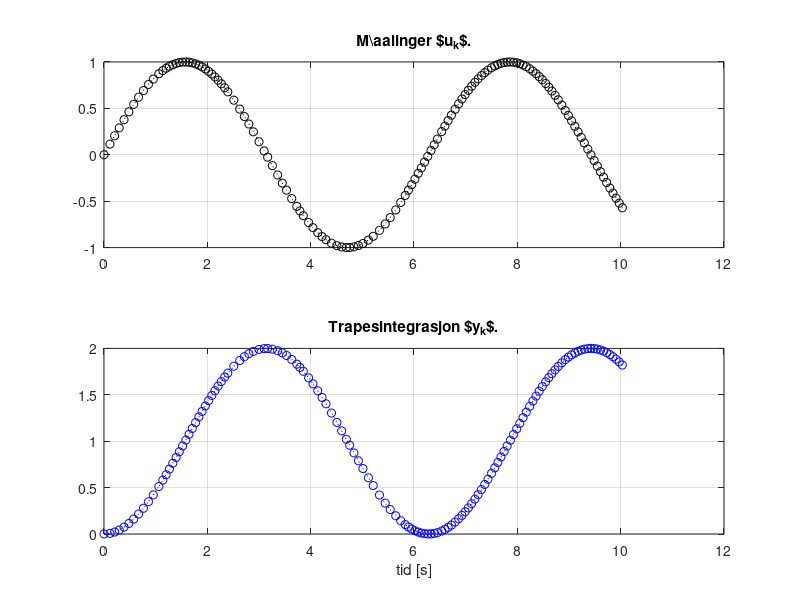

Here is the MATLAB script that generated this plot:
%% g) Numerisk integrasjon i sann tid

clear;clc;close all

% åpner figur
figure(1)

% Initialiseringer
t_slutt = 10;     % hvor lenge skal "eksperimentet" vare
k = 1;            % initialverdi indeks
stopp = 0;        % betingelse for while-løkken
noise = 0;        % skal målingene ha støy
pausetid = 0.4;   % hvor lang skal pausen i while-løkken være 

while ~stopp
    if k == 1
        % Starter stoppeklokke og setter initialverdi tid
        tic
        t(1) = 0;
       
        % Første måling
        u(1) = sin(t(1));

        % Initialverdi integrasjon
        y(1) = 0;
    else
        t(k) = toc;  % leser av stoppeklokke

        % Målingene u(k) blir gjort tilgjengelig underveis.
        u(k) = sin(t(k));  % måling

        if noise
            % legger på støy
            u(k) = u(k) + 0.05*randn;
        end

        % Numerisk integrasjon med trapesmetoden
        Ts = t(k)-t(k-1);
        y(k) = y(k-1) + 0.5*Ts*(u(k-1)+u(k));
    end

    % Plotter i "sann tid"
    subplot(2,1,1)
    plot(t,u,'k:o')
    grid on
    title('M{\aa}linger $u_{k}$.')

    subplot(2,1,2)
    plot(t, y, 'b:o')
    xlabel('tid [s]')
    grid on
    title('Trapesintegrasjon $y_{k}$.')
    
    drawnow

    % oppdaterer indeks
    k = k + 1;

    % legger inn pause
    pause(pausetid)

    % Stopper while-løkken dersom medgått tid er større en t_slutt
    if t(end)> t_slutt
        stopp = 1;
    end
end

